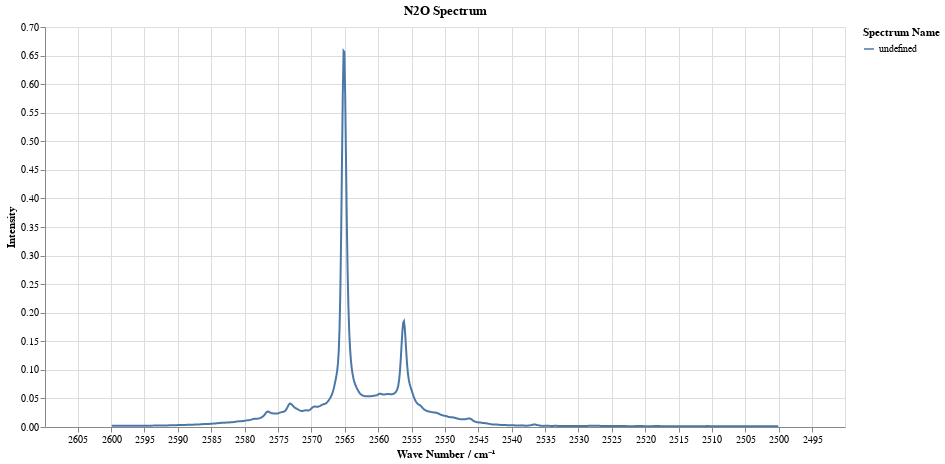

The notebook cell saved with this chart:
### Code cell
window = [2500, 2600]

spectrum_1 = Spectrum.split_spectral_window(window)

spectrum_1.plot_spectrum(title="N2O Spectrum")

### Figure 1 — Vega-Lite specification as saved in the notebook (floating-point values rounded to 4 significant figures; data arrays with more than 128 entries replaced by an {"elided": "..."} marker saying what was removed)
{"config": {"view": {"continuousWidth": 300, "continuousHeight": 300}}, "data": {"name": "data-f6216de07c20f47596e9913445df6d1f"}, "mark": {"type": "line"}, "encoding": {"color": {"field": "legend", "legend": {"title": "Spectrum Name"}, "type": "nominal"}, "x": {"axis": {"format": "0.0f"}, "field": "x", "scale": {"domain": [2490.0, 2610.0]}, "sort": "descending", "title": "Wave Number / cm⁻¹", "type": "quantitative"}, "y": {"field": "y", "title": "Intensity", "type": "quantitative"}}, "height": 400, "params": [{"name": "param_11", "select": {"type": "interval"}, "bind": "scales"}], "title": "N2O Spectrum", "width": 800, "$schema": "https://vega.github.io/schema/vega-lite/v5.20.1.json", "datasets": {"data-f6216de07c20f47596e9913445df6d1f": {"elided": "829 records"}}}
